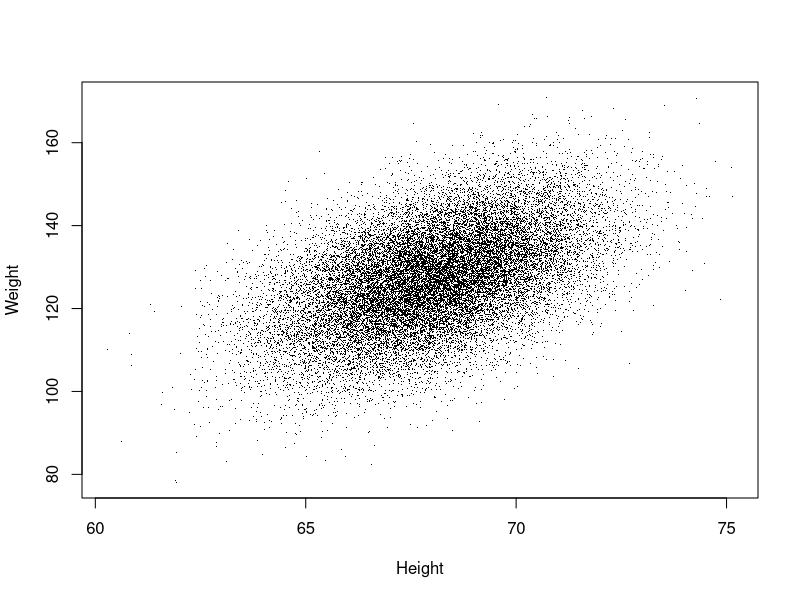
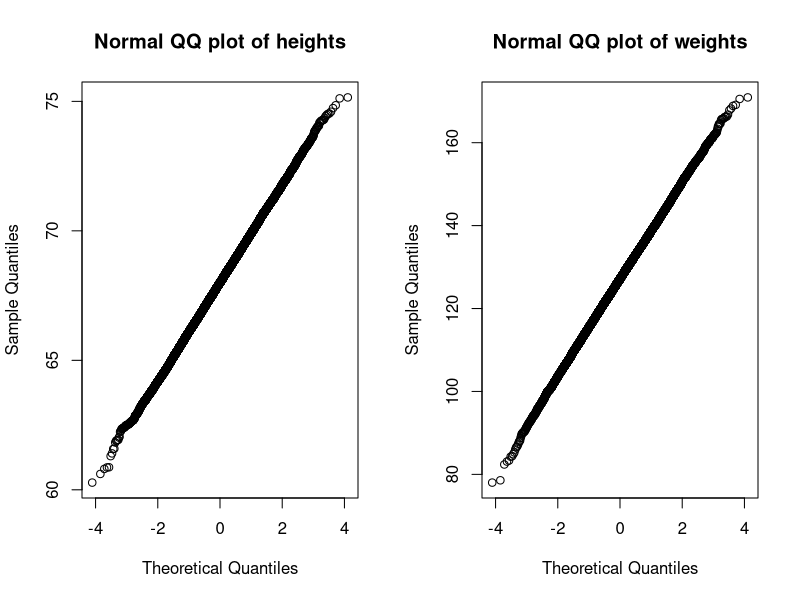
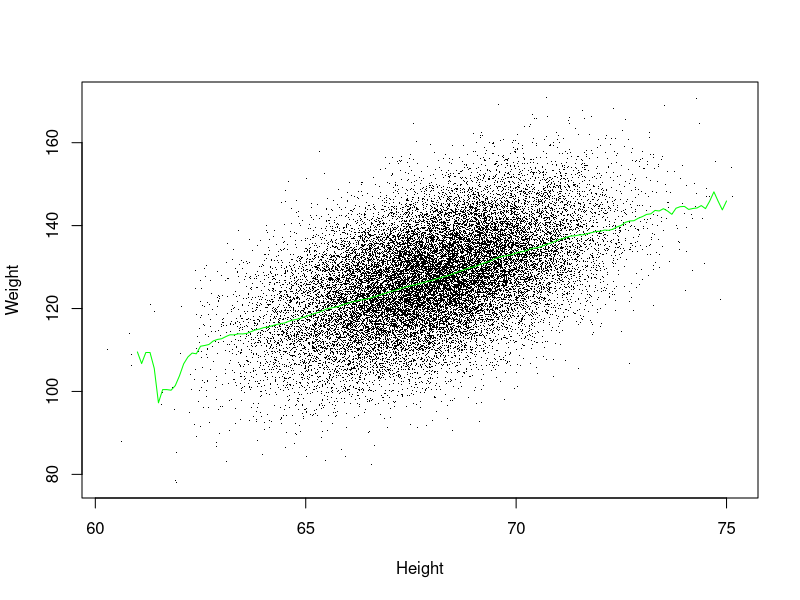
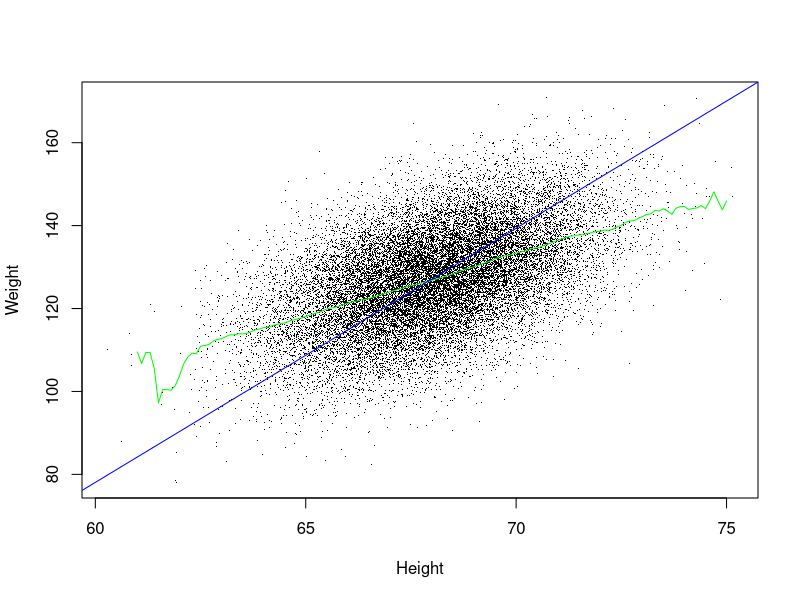
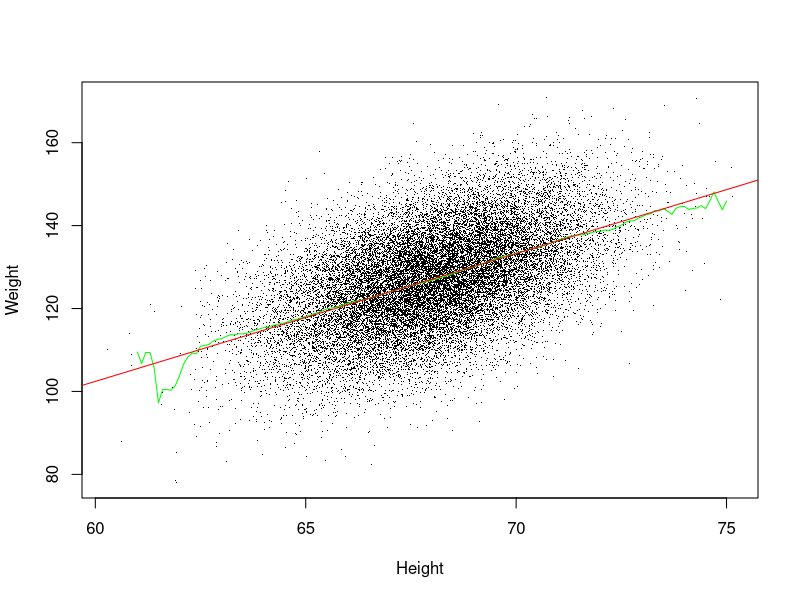
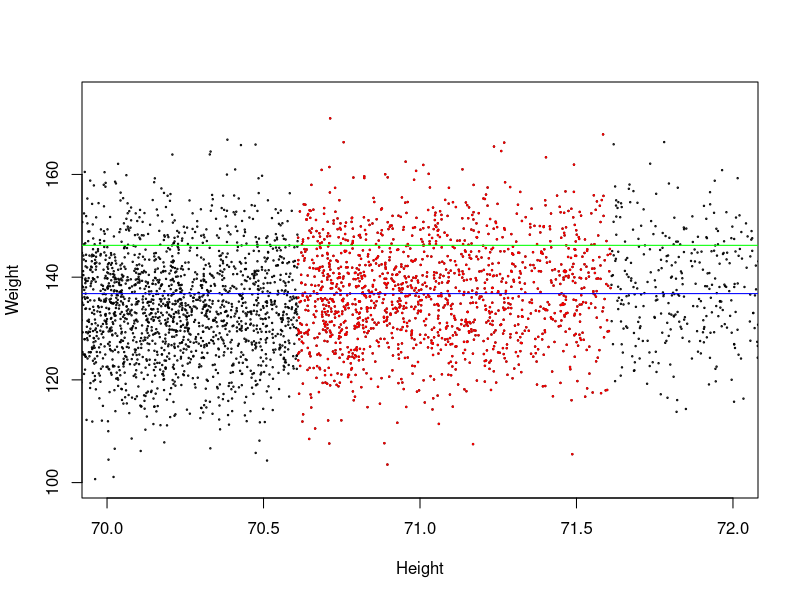
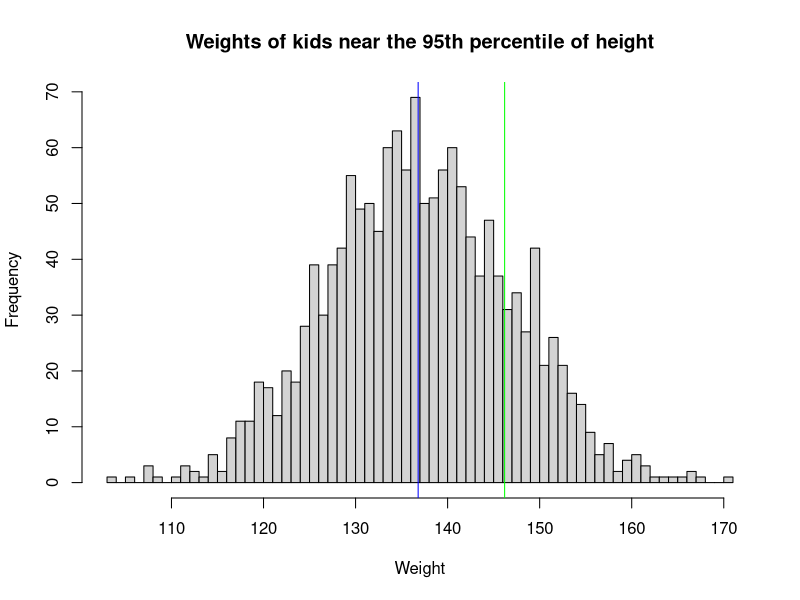
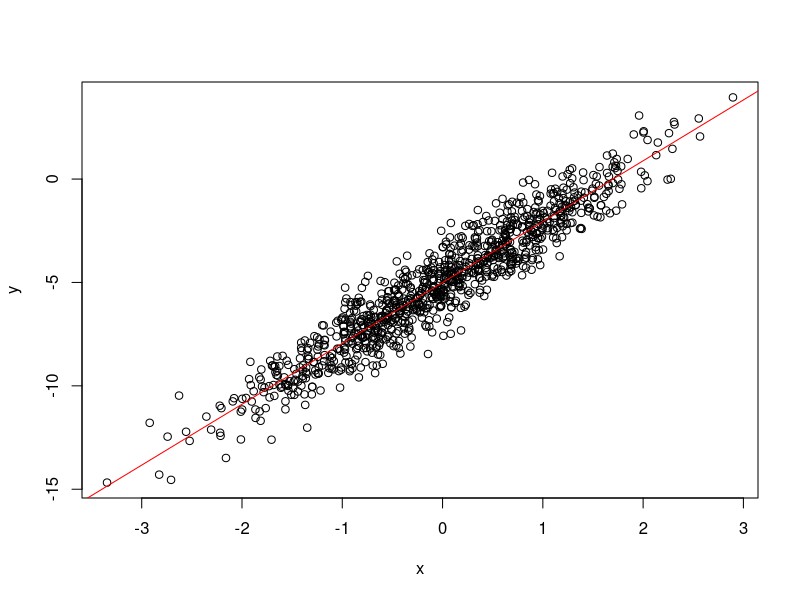

The R source for these figures, in order:
## ---- chunk 1
data = read.table("hw-ucla.txt", header=TRUE)
Height = data$Height
Weight = data$Weight
plot(Height, Weight, pch=".")
## ---- chunk 2
summary(data)
sd(Height)
sd(Weight)
cor(Height, Weight)
## ---- chunk 3
par(mfrow=c(1,2))
qqnorm(Height, main="Normal QQ plot of heights")
qqnorm(Weight, main="Normal QQ plot of weights")
## ---- chunk 4
sixfoot = which(Height>71.5 & Height<72.5)
mean(Weight[sixfoot])
## ---- chunk 5
predict.weight = function(h){
  kids = which(Height>(h-0.5) & Height<(h+0.5))
  mean(Weight[kids])
}

predict.weight(75)
## ---- chunk 6
height.list = seq(61, 75, 0.1)
weight.list = rep(NA, length(height.list))
for(J in 1:length(height.list)){
  weight.list[J] = predict.weight(height.list[J])
}
par(mfrow=c(1,1))
plot(Height, Weight, pch=".")
lines(height.list, weight.list, col="green")
## ---- chunk 7
predict.weight(mean(Height))
mean(Weight)
## ---- chunk 8
# abline(a, b) graphs a line with intercept a
# and slope b
b = sd(Weight) / sd(Height) ### THIS IS WRONG
a = mean(Weight) - b * mean(Height)
plot(Height, Weight, pch=".")
lines(height.list, weight.list, col="green")
abline(a, b, col="blue")
## ---- chunk 9
b = cor(Height, Weight) * sd(Weight) / sd(Height)
a = mean(Weight) - b * mean(Height)
plot(Height, Weight, pch=".")
lines(height.list, weight.list, col="green")
abline(a, b, col="red")
## ---- chunk 10
quantile(Height, 0.95)
## ---- chunk 11
quantile(Weight, 0.95)
## ---- chunk 12
h = quantile(Height, 0.95)
a + b * h
## ---- chunk 13
tallkids = which(Height>(h-0.5) & Height<(h+0.5))
plot(Height, Weight, cex=0.2, xlim=c(70,72), ylim=c(100,175))
points(Height[tallkids], Weight[tallkids], cex=0.2, col="red")
abline(h=quantile(Weight, 0.95), col="green")
abline(h=quantile(Weight, 0.8), col="blue")
## ---- chunk 14
hist(Weight[tallkids],
     main="Weights of kids near the 95th percentile of height",
     xlab="Weight",
     breaks=103:171)
abline(v=quantile(Weight, 0.95), col="green")
abline(v=quantile(Weight, 0.8), col="blue")
## ---- chunk 15
x = rnorm(1000)
y = - 5 + 3 * x + rnorm(1000)
# Intercept = 3, slope = -5: can we reproduce these?
r = cor(x, y)
print(r)
b = r * sd(y) / sd(x)
a = mean(y) - b * mean(x)
print(c(a,b))
# Compare the regression line to the data:
plot(x, y)
abline(a, b, col="red")
## ---- chunk 16
x = rnorm(1000)
y = - 5 + 3 * x + rnorm(1000) * 10 # more error
r = cor(x, y)
print(r)
b = r * sd(y) / sd(x)
a = mean(y) - b * mean(x)
print(c(a, b))
plot(x, y)
abline(a, b, col="red")
## ---- chunk 17
errors = y - (a + b * x) # "residuals"
# Proportion of variance "unexplained"
var(errors) / var(y)
# Proportion of variance "explained"
1 - var(errors) / var(y)
r^2
## ---- chunk 18
pnorm(3, mean=5, sd=2)
## ---- chunk 19
kids.69 = which(Height>68.5 & Height<69.5)
weights.69 = Weight[kids.69]
## ---- chunk 20
hist(weights.69)
## ---- chunk 21
qqnorm(weights.69)
## ---- chunk 22
slope = cor(Height, Weight) * sd(Weight) / sd(Height)
intercept = mean(Weight) - slope * mean(Height)
predict.69 = intercept + 69 * slope
print(predict.69)
## ---- chunk 23
predict.69 = intercept + 69 * slope
## ---- chunk 24
r = cor(Height, Weight)
pred.error = sd(Weight) * sqrt(1 - r^2)
## ---- chunk 25
pnorm(140, mean=predict.69, sd=pred.error)
## ---- chunk 26
mean(weights.69 < 140)
## ---- chunk 27
model = lm(Weight ~ Height)
summary(model)
